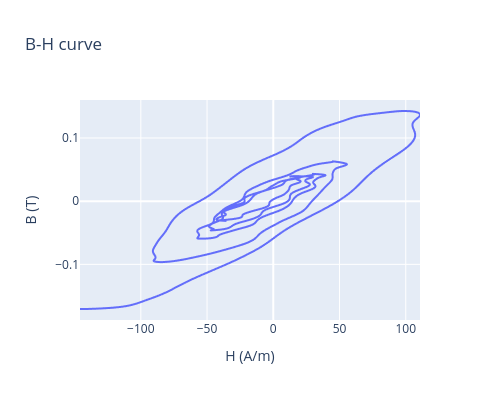

Notebook code cell kept with this figure:
### Code cell
import plotly.express as px
import plotly.graph_objects as go       
import numpy as np

# Créer un array avec les indices
indices = np.arange(len(H))
i_delay= 100
fig = px.line(x=H[i_delay:], y=B[:-i_delay], labels={"x":"H (A/m)", "y":"B (T)"}, title="B-H curve",
    hover_data={'index': indices[i_delay:]}  # Ajouter l'index aux données de survol
)
fig.update_layout(width=500, height=400)
fig.show()

### Figure 1 — Plotly figure (JSON) as saved in the notebook; plotly's stock layout.template omitted (floating-point values rounded to 4 significant figures; data arrays with more than 128 entries replaced by an {"elided": "..."} marker saying what was removed)
{"data": [{"customdata": {"elided": "8961x1 int values"}, "hovertemplate": "H (A/m)=%{x}<br>B (T)=%{y}<br>index=%{customdata[0]}<extra></extra>", "legendgroup": "", "line": {"color": "#636efa", "dash": "solid"}, "marker": {"symbol": "circle"}, "mode": "lines", "name": "", "showlegend": false, "type": "scattergl", "x": {"elided": "8961 float values"}, "xaxis": "x", "y": {"elided": "8961 float values"}, "yaxis": "y"}], "layout": {"height": 400, "legend": {"tracegroupgap": 0}, "title": {"text": "B-H curve"}, "width": 500, "xaxis": {"anchor": "y", "domain": [0, 1], "title": {"text": "H (A/m)"}}, "yaxis": {"anchor": "x", "domain": [0, 1], "title": {"text": "B (T)"}}}}
